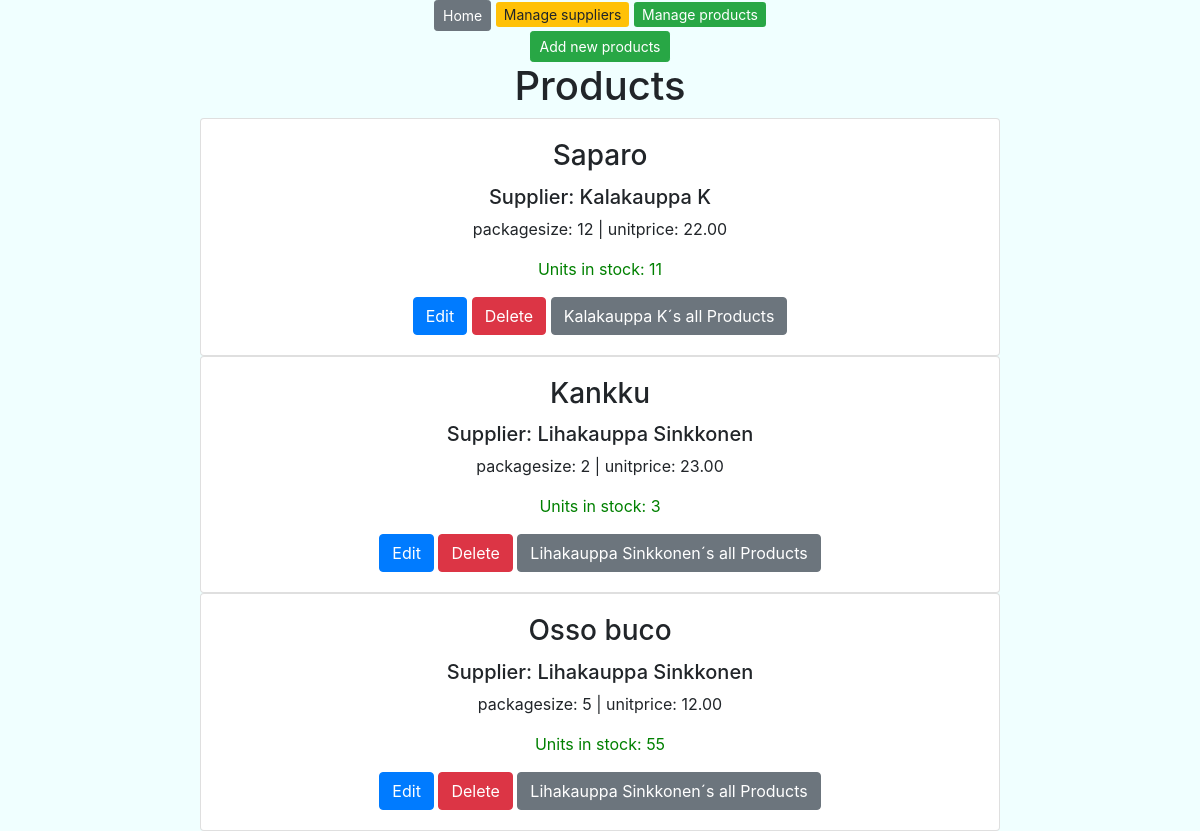
Page /products.html/ on the earlier database version.
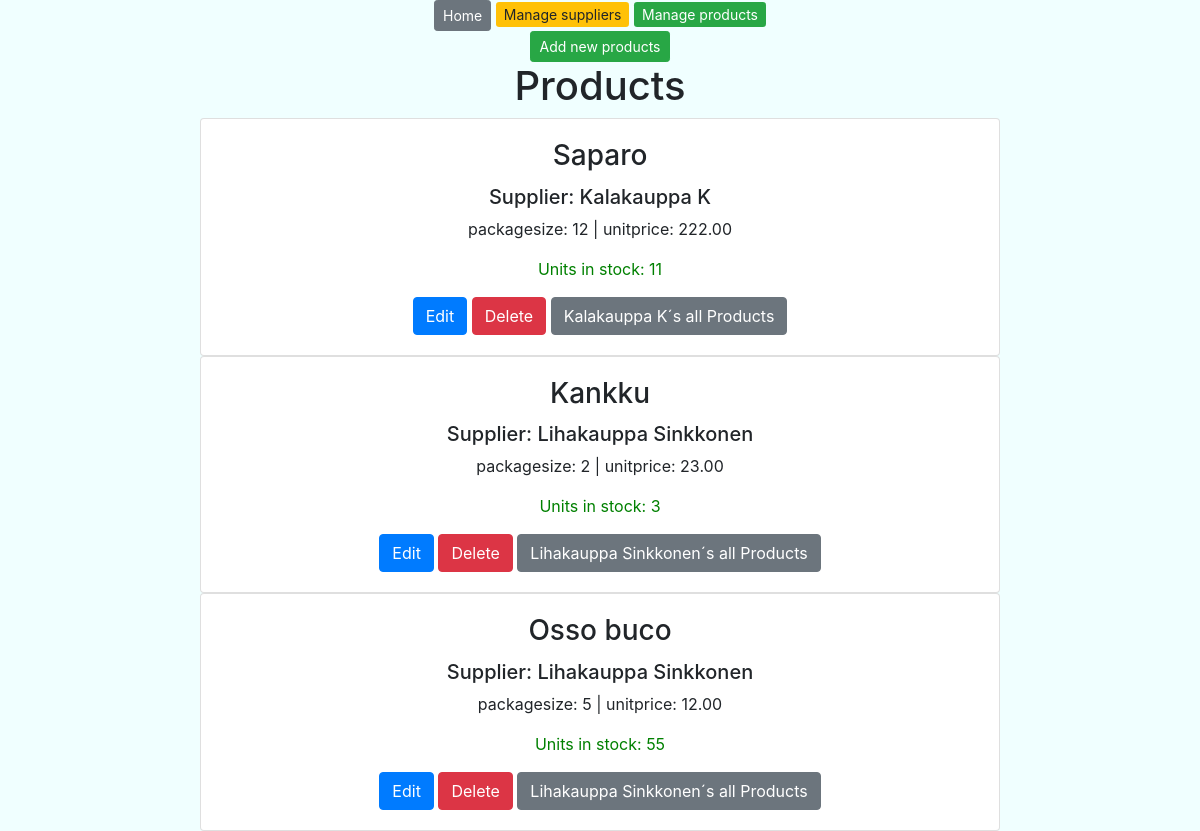
Same page on the later database version.
### app/models.py (models this page shows)
class Product(models.Model):
    productname = models.CharField(max_length = 20, default = "laku")
    packagesize = models.CharField(max_length = 20, default = 3)
    unitprice = models.DecimalField(max_digits=8, decimal_places=2, default=1.00)
    unitsinstock = models.IntegerField(default = 3)
    supplier = models.ForeignKey(Supplier, on_delete=models.CASCADE)

class Supplier(models.Model):
    companyname = models.CharField(max_length = 50, default="firma")
    contactname = models.CharField(max_length = 50, default="firma")
    address = models.CharField(max_length = 100, default="firma")
    phone = models.CharField(max_length = 20, default="firma")
    email = models.CharField(max_length = 50, default="firma")
    country = models.CharField(max_length = 50, default="firma")

### app/views.py (the view)
# urls.py: path('products.html/', productlistview),
def productlistview(request):
        productlist = Product.objects.all()
        supplierlist = Supplier.objects.all()
        context = {'products': productlist, 'suppliers': supplierlist}
        return render (request,"products.html",context)

### app/templates/products.html (shortened to what this page needs)
{% extends 'index.html' %}
{% block content %}
<button id="add-btn" class="btn btn-success btn-sm" onclick="showaddform()">Add new products</button>
<h1>Products</h1>
{% for p in products %}
<div class="card" style="width: 50rem;">
    <div class="card-body">
        <h3 class="card-title">{{p.productname}} </h3>
        <h5 class="card-text">Supplier: {{p.supplier.companyname}}</h5>
        <p class="card-text">packagesize: {{p.packagesize}} | unitprice: {{p.unitprice}}</p>
        <p class="card-text" style="color: green;">Units in stock: {{p.unitsinstock}}</p>
        <a href="/edit-product-get/{{p.id}}/" class="btn btn-primary">Edit</a>
        <a href="/delete-product/{{p.id}}/" class="btn btn-danger">Delete</a>
        <a href="/products-by-supplier/{{p.supplier.id}}/" class="btn btn-secondary">{{p.supplier.companyname}}´s all
            Products</a>
    </div>
</div>
{% empty %}
<div class="card" style="width: 50rem;">
    <div class="card-body">
        <p class="card-text">No products found in the database </p>
    </div>
</div>
{% endfor %}
{% endblock %}

Differences in the rows shown:
changed Product "Saparo": unitprice "22.00" → "222.00"
